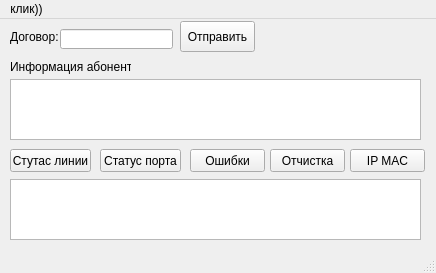
<?xml version="1.0" encoding="UTF-8"?>
<ui version="4.0">
 <class>MainWindow</class>
 <widget class="QMainWindow" name="MainWindow">
  <property name="geometry">
   <rect>
    <x>0</x>
    <y>0</y>
    <width>436</width>
    <height>273</height>
   </rect>
  </property>
  <property name="windowTitle">
   <string>Software Engineering Support(SES)</string>
  </property>
  <widget class="QWidget" name="centralwidget">
   <widget class="QTextBrowser" name="textBrowser">
    <property name="geometry">
     <rect>
      <x>10</x>
      <y>160</y>
      <width>411</width>
      <height>61</height>
     </rect>
    </property>
   </widget>
   <widget class="QTextBrowser" name="textBrowser_2">
    <property name="geometry">
     <rect>
      <x>10</x>
      <y>60</y>
      <width>411</width>
      <height>61</height>
     </rect>
    </property>
   </widget>
   <widget class="QPushButton" name="pushButton">
    <property name="geometry">
     <rect>
      <x>10</x>
      <y>130</y>
      <width>81</width>
      <height>23</height>
     </rect>
    </property>
    <property name="text">
     <string>Стутас линии</string>
    </property>
   </widget>
   <widget class="QPushButton" name="pushButton_2">
    <property name="geometry">
     <rect>
      <x>100</x>
      <y>130</y>
      <width>81</width>
      <height>23</height>
     </rect>
    </property>
    <property name="text">
     <string>Статус порта</string>
    </property>
   </widget>
   <widget class="QPushButton" name="pushButton_3">
    <property name="geometry">
     <rect>
      <x>190</x>
      <y>130</y>
      <width>75</width>
      <height>23</height>
     </rect>
    </property>
    <property name="text">
     <string>Ошибки</string>
    </property>
   </widget>
   <widget class="QPushButton" name="pushButton_4">
    <property name="geometry">
     <rect>
      <x>350</x>
      <y>130</y>
      <width>75</width>
      <height>23</height>
     </rect>
    </property>
    <property name="text">
     <string>IP MAC</string>
    </property>
   </widget>
   <widget class="QPushButton" name="pushButton_5">
    <property name="geometry">
     <rect>
      <x>270</x>
      <y>130</y>
      <width>75</width>
      <height>23</height>
     </rect>
    </property>
    <property name="text">
     <string>Отчистка</string>
    </property>
   </widget>
   <widget class="QLabel" name="label">
    <property name="geometry">
     <rect>
      <x>10</x>
      <y>10</y>
      <width>61</width>
      <height>16</height>
     </rect>
    </property>
    <property name="text">
     <string>Договор: </string>
    </property>
   </widget>
   <widget class="QLineEdit" name="lineEdit">
    <property name="geometry">
     <rect>
      <x>60</x>
      <y>10</y>
      <width>113</width>
      <height>20</height>
     </rect>
    </property>
   </widget>
   <widget class="QPushButton" name="pushButton_6">
    <property name="geometry">
     <rect>
      <x>180</x>
      <y>2</y>
      <width>75</width>
      <height>31</height>
     </rect>
    </property>
    <property name="text">
     <string>Отправить</string>
    </property>
   </widget>
   <widget class="QLabel" name="label_2">
    <property name="geometry">
     <rect>
      <x>10</x>
      <y>40</y>
      <width>121</width>
      <height>16</height>
     </rect>
    </property>
    <property name="text">
     <string>Информация абонента:</string>
    </property>
   </widget>
  </widget>
  <widget class="QMenuBar" name="menubar">
   <property name="geometry">
    <rect>
     <x>0</x>
     <y>0</y>
     <width>436</width>
     <height>21</height>
    </rect>
   </property>
   <widget class="QMenu" name="menu">
    <property name="title">
     <string>клик))</string>
    </property>
    <widget class="QMenu" name="menu_2">
     <property name="title">
      <string>шо ты?)</string>
     </property>
     <addaction name="action_2"/>
    </widget>
    <addaction name="menu_2"/>
   </widget>
   <addaction name="menu"/>
  </widget>
  <widget class="QStatusBar" name="statusbar"/>
  <action name="action_2">
   <property name="text">
    <string>Умничка)</string>
   </property>
  </action>
 </widget>
 <resources/>
 <connections/>
</ui>
